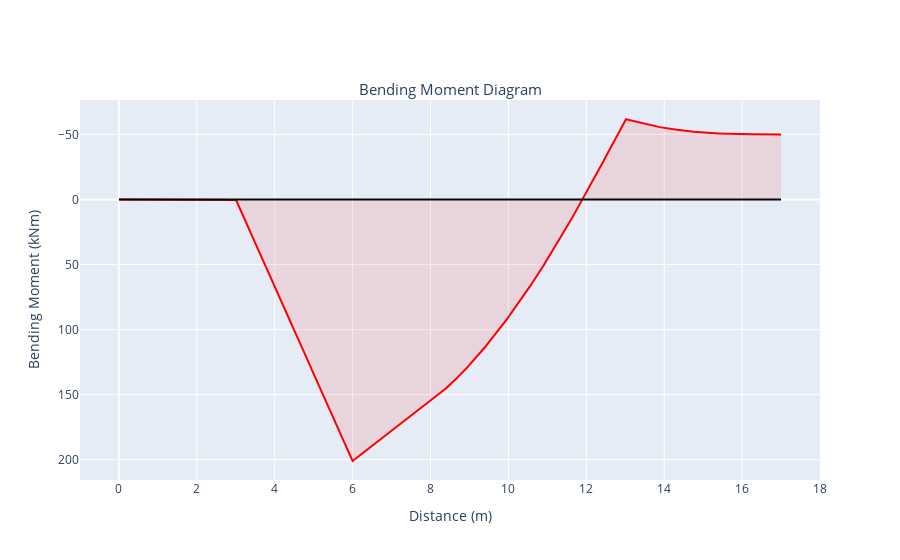

This figure's notebook cell:
### Code cell
#Define the layout object
layout = go.Layout(
    title={
        'text': "Bending Moment Diagram",
        'y':0.85,
        'x':0.5,
        'xanchor': 'center',
        'yanchor': 'top'},
    titlefont=dict(size=15),
    yaxis = dict(
        title='Bending Moment (kNm)',
        autorange="reversed"
    ),
    xaxis = dict(
        title='Distance (m)',       
        range=[-1, span+1]
    ),
    showlegend=False 
)

#Define the Bending Moment trace
line = go.Scatter(
    x = X,
    y = -sum(bendingMoment),
    mode='lines',
    name='Bending Moment',
    fill='tonexty',
    line_color='red',
    fillcolor='rgba(255, 0, 0, 0.1)'
)

#Define a horizontal line to represent the structure
axis = go.Scatter(
    x = [0, span],
    y = [0,0],
    mode='lines',
    line_color='black'
)

#Generate and view the figure
fig = go.Figure(data=[line, axis], layout=layout)
py.offline.iplot(fig)

### Figure 1 — Plotly figure (JSON) as saved in the notebook; plotly's stock layout.template omitted (floating-point values rounded to 4 significant figures; data arrays with more than 128 entries replaced by an {"elided": "..."} marker saying what was removed)
{"data": [{"fill": "tonexty", "fillcolor": "rgba(255, 0, 0, 0.1)", "line": {"color": "red"}, "mode": "lines", "name": "Bending Moment", "type": "scatter", "x": {"elided": "10001 float values"}, "y": {"elided": "10001 float values"}}, {"line": {"color": "black"}, "mode": "lines", "type": "scatter", "x": [0, 17], "y": [0, 0]}], "layout": {"showlegend": false, "title": {"font": {"size": 15}, "text": "Bending Moment Diagram", "x": 0.5, "xanchor": "center", "y": 0.85, "yanchor": "top"}, "xaxis": {"range": [-1, 18], "title": {"text": "Distance (m)"}}, "yaxis": {"autorange": "reversed", "title": {"text": "Bending Moment (kNm)"}}}}
